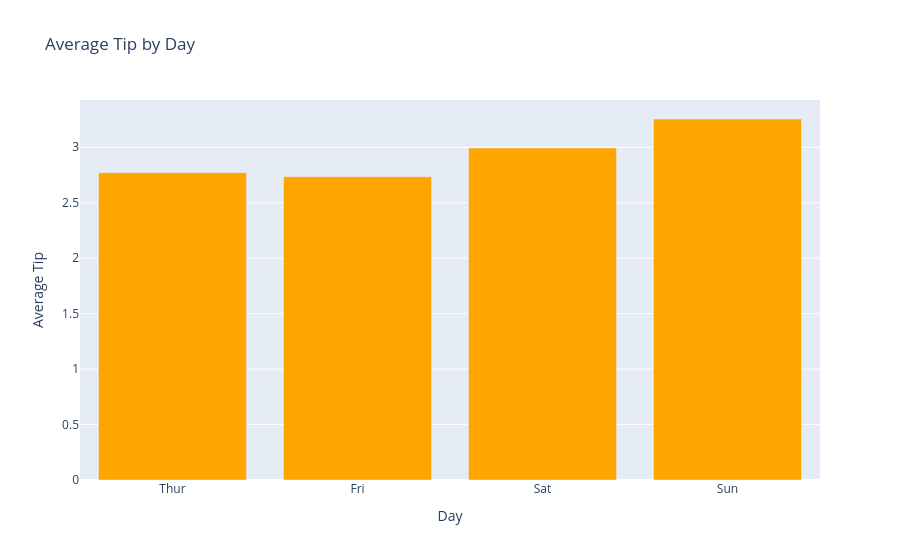

Notebook code cell kept with this figure:
### Code cell
avg_tip_by_day = tips.groupby('day')['tip'].mean()

fig = go.Figure(
    data=[go.Bar(
        x=avg_tip_by_day.index,
        y=avg_tip_by_day.values,
        marker_color='orange'
    )]
)

fig.update_layout(
    title='Average Tip by Day',
    xaxis_title='Day',
    yaxis_title='Average Tip'
)

fig.show()

### Figure 1 — Plotly figure (JSON) as saved in the notebook; plotly's stock layout.template omitted (floating-point values rounded to 4 significant figures)
{"data": [{"marker": {"color": "orange"}, "type": "bar", "x": ["Thur", "Fri", "Sat", "Sun"], "y": [2.771, 2.735, 2.993, 3.255]}], "layout": {"title": {"text": "Average Tip by Day"}, "xaxis": {"title": {"text": "Day"}}, "yaxis": {"title": {"text": "Average Tip"}}}}
